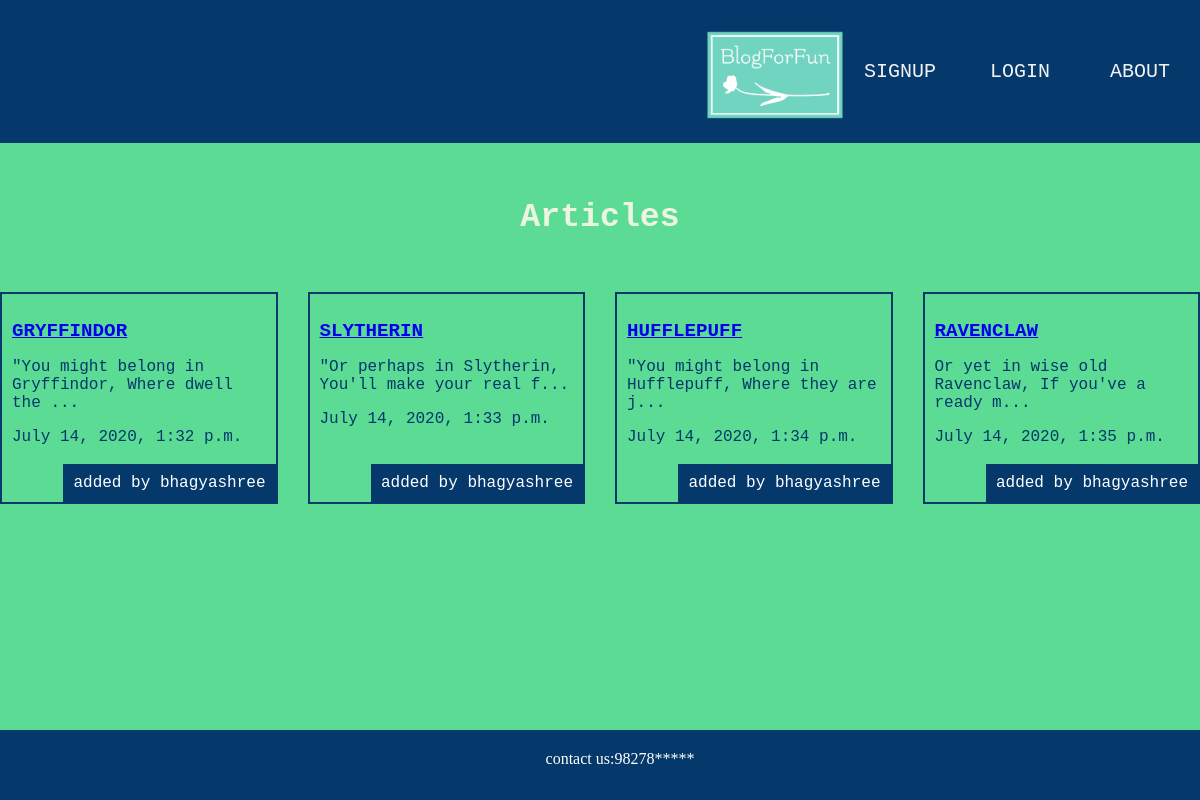
The app's page /articles/ with its own data.
### articles/models.py (models this page shows, shortened)
class Article(models.Model):
    title = models.CharField(max_length=100)
    slug = models.SlugField()
    body = models.TextField()
    date = models.DateTimeField(auto_now_add=True)
    thumb = models.ImageField(default='default.png', blank=True)
    author = models.ForeignKey(User,on_delete=models.CASCADE,default = None)
    def snippet(self):
        return self.body[:50] + '...'

### articles/views.py (the view)
# urls.py: path('',views.article_list,name="list"),
def article_list(request):
    articles = Article.objects.all().order_by('date')
    return render(request,'articles/article_list.html',{'articles':articles})

### articles/templates/articles/article_list.html
{% extends 'base_layout.html' %}
{% block content %}
<div class ="home1"><h5>Articles</h5></div>
<div class = "articles">
  {% for article in articles %}
  <div class = "article">
    <h2><a href ="{% url 'articles:details' slug=article.slug %}">{{article.title}}</a></h2>
    <p>{{article.snippet}}</p>
    <p>{{article.date}}</p>
    <p class="author">added by {{ article.author.username }}</p>
  </div>
    {% endfor %}
</div>
{% endblock %}

### templates/base_layout.html (shortened to what this page needs)
{% load static  %}
<!DOCTYPE html>
<html>
    <head>
        <link rel="stylesheet" href="{% static 'style.css' %}">
    </head>
    <body>
        <header class="wrapper">
          <div class = "logo"> <a href="{% url 'home' %}"><img src ="{% static 'logo.png' %}" alt="BlogForFun"></a></div>
             <nav>
                <ul>
                    {% if user.is_authenticated %}
                      <li><a href="{% url 'about' %}">ABOUT<br>US</a></li>
                    <li>
                        <form class="logout-link" action="{% url 'accounts:logout' %}" method="post">
                            {% csrf_token %}
                            <button type="submit">LOGOUT</button>
                        </form>
                    </li>
                    <li><a href="{% url 'articles:create' %}" class="highlight">NEW ARTICLE</a></li>
                    <li><a href="{% url 'articles:list' %}" class="highlight"> ARTICLES</a></li>
                    {% else %}
                    <li><a href="{% url 'about' %}" class="highlight">ABOUT</a></li>
                    <li><a href="{% url 'accounts:login' %}">LOGIN</a></li>
                    <li><a href="{% url 'accounts:signup' %}">SIGNUP</a></li>
                    {% endif %}
                </ul>
          </nav>
        </header>
        <div class="wrapper">
            {% block content %}
            {% endblock %}
        </div>
        <div class="footer">
          contact us:98278*****
        </div>
    </body>
</html>

### assets/style.css (style rules this page uses)
.articles { display: grid; grid-template-columns: 1fr 1fr 1fr 1fr; grid-gap: 30px; }
.article { padding: 10px; border: 2px solid #05386B; position: relative; padding-bottom: 40px; color: #05386B; font-family:courier; }
.article h2 { font-size: 1.2em; color: white; font-family:courier; }
.article .author { padding: 10px; background: #05386B; position: absolute; right: 0; bottom: 0; margin: 0; color: white; font-family:courier; }
body { margin:0; padding:0; background-color:#5CDB95; }
nav { width:100%; background:#05386B; overflow:auto; font-size:20px; }
ul { padding:0; margin:0 0 0 150px; list-style:none; }
li { float:right; }
.logo img { position:absolute; margin-top:0; margin-left:700px; width:150px; height:150px; }
nav a { width:100px; display:block; padding:60px 10px; text-decoration:none; font-family:courier ; color:#f2f2f2; text-align:center; font-size:20px; }
.footer { position: fixed; left: 0; bottom: 0; width: 100%; height:50px; background-color:#05386B; color: white; text-align: center; padding-top: 20px; padding-right: 20px; padding-left: 20px; }
.home1 { text-align:center; color:#EDF5E1; font-family:courier; font-size:40px; margin-top:0; }

### records on screen
Article: title "GRYFFINDOR", snippet "\"You might belong in Gryffindor, Where dwell the ...", date "July 14, 2020, 1:32 p.m.", author.username "bhagyashree"
Article: title "SLYTHERIN", snippet "\"Or perhaps in Slytherin, You'll make your real f...", date "July 14, 2020, 1:33 p.m.", author.username "bhagyashree"
Article: title "HUFFLEPUFF", snippet "\"You might belong in Hufflepuff, Where they are j...", date "July 14, 2020, 1:34 p.m.", author.username "bhagyashree"
Article: title "RAVENCLAW", snippet "Or yet in wise old Ravenclaw, If you've a ready m...", date "July 14, 2020, 1:35 p.m.", author.username "bhagyashree"
